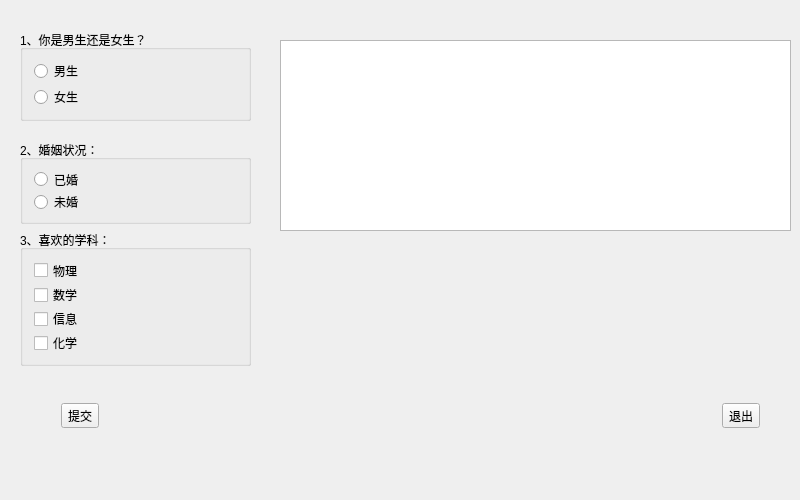
<?xml version="1.0" encoding="UTF-8"?>
<ui version="4.0">
 <class>controlClass</class>
 <widget class="QWidget" name="controlClass">
  <property name="geometry">
   <rect>
    <x>0</x>
    <y>0</y>
    <width>800</width>
    <height>500</height>
   </rect>
  </property>
  <property name="minimumSize">
   <size>
    <width>800</width>
    <height>500</height>
   </size>
  </property>
  <property name="maximumSize">
   <size>
    <width>800</width>
    <height>500</height>
   </size>
  </property>
  <property name="windowTitle">
   <string>control</string>
  </property>
  <widget class="QGroupBox" name="groupBox">
   <property name="geometry">
    <rect>
     <x>20</x>
     <y>30</y>
     <width>231</width>
     <height>91</height>
    </rect>
   </property>
   <property name="title">
    <string>1、你是男生还是女生？</string>
   </property>
   <layout class="QVBoxLayout" name="verticalLayout">
    <item>
     <widget class="QRadioButton" name="radioButton">
      <property name="text">
       <string>男生</string>
      </property>
     </widget>
    </item>
    <item>
     <widget class="QRadioButton" name="radioButton_2">
      <property name="text">
       <string>女生</string>
      </property>
     </widget>
    </item>
   </layout>
  </widget>
  <widget class="QGroupBox" name="groupBox_2">
   <property name="geometry">
    <rect>
     <x>20</x>
     <y>140</y>
     <width>231</width>
     <height>84</height>
    </rect>
   </property>
   <property name="title">
    <string>2、婚姻状况：</string>
   </property>
   <layout class="QVBoxLayout" name="verticalLayout_2">
    <item>
     <widget class="QRadioButton" name="radioButton_3">
      <property name="text">
       <string>已婚</string>
      </property>
     </widget>
    </item>
    <item>
     <widget class="QRadioButton" name="radioButton_4">
      <property name="text">
       <string>未婚</string>
      </property>
     </widget>
    </item>
   </layout>
  </widget>
  <widget class="QGroupBox" name="groupBox_3">
   <property name="geometry">
    <rect>
     <x>20</x>
     <y>230</y>
     <width>231</width>
     <height>136</height>
    </rect>
   </property>
   <property name="title">
    <string>3、喜欢的学科：</string>
   </property>
   <layout class="QVBoxLayout" name="verticalLayout_3">
    <item>
     <widget class="QCheckBox" name="checkBox_2">
      <property name="text">
       <string>物理</string>
      </property>
     </widget>
    </item>
    <item>
     <widget class="QCheckBox" name="checkBox">
      <property name="text">
       <string>数学</string>
      </property>
     </widget>
    </item>
    <item>
     <widget class="QCheckBox" name="checkBox_3">
      <property name="text">
       <string>信息</string>
      </property>
     </widget>
    </item>
    <item>
     <widget class="QCheckBox" name="checkBox_4">
      <property name="text">
       <string>化学</string>
      </property>
     </widget>
    </item>
   </layout>
  </widget>
  <widget class="QListWidget" name="listWidget">
   <property name="geometry">
    <rect>
     <x>280</x>
     <y>40</y>
     <width>511</width>
     <height>191</height>
    </rect>
   </property>
  </widget>
  <widget class="QWidget" name="widget" native="true">
   <property name="geometry">
    <rect>
     <x>50</x>
     <y>370</y>
     <width>721</width>
     <height>91</height>
    </rect>
   </property>
   <layout class="QHBoxLayout" name="horizontalLayout">
    <item>
     <widget class="QToolButton" name="toolButton_2">
      <property name="text">
       <string>提交</string>
      </property>
      <property name="icon">
       <iconset resource="control.qrc">
        <normaloff>:/resources/20211118140239.png</normaloff>:/resources/20211118140239.png</iconset>
      </property>
      <property name="iconSize">
       <size>
        <width>111</width>
        <height>41</height>
       </size>
      </property>
      <property name="toolButtonStyle">
       <enum>Qt::ToolButtonTextBesideIcon</enum>
      </property>
     </widget>
    </item>
    <item>
     <spacer name="horizontalSpacer_2">
      <property name="orientation">
       <enum>Qt::Horizontal</enum>
      </property>
      <property name="sizeHint" stdset="0">
       <size>
        <width>40</width>
        <height>20</height>
       </size>
      </property>
     </spacer>
    </item>
    <item>
     <spacer name="horizontalSpacer">
      <property name="orientation">
       <enum>Qt::Horizontal</enum>
      </property>
      <property name="sizeHint" stdset="0">
       <size>
        <width>40</width>
        <height>20</height>
       </size>
      </property>
     </spacer>
    </item>
    <item>
     <spacer name="horizontalSpacer_3">
      <property name="orientation">
       <enum>Qt::Horizontal</enum>
      </property>
      <property name="sizeHint" stdset="0">
       <size>
        <width>40</width>
        <height>20</height>
       </size>
      </property>
     </spacer>
    </item>
    <item>
     <widget class="QToolButton" name="toolButton">
      <property name="text">
       <string>退出</string>
      </property>
      <property name="icon">
       <iconset resource="control.qrc">
        <normaloff>:/resources/20211118140239.png</normaloff>:/resources/20211118140239.png</iconset>
      </property>
      <property name="iconSize">
       <size>
        <width>121</width>
        <height>41</height>
       </size>
      </property>
      <property name="autoRepeat">
       <bool>true</bool>
      </property>
      <property name="toolButtonStyle">
       <enum>Qt::ToolButtonTextBesideIcon</enum>
      </property>
      <property name="autoRaise">
       <bool>false</bool>
      </property>
     </widget>
    </item>
   </layout>
  </widget>
 </widget>
 <layoutdefault spacing="6" margin="11"/>
 <resources>
  <include location="control.qrc"/>
 </resources>
 <connections/>
</ui>
